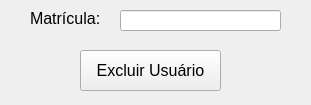
<?xml version="1.0" encoding="UTF-8"?>
<ui version="4.0">
 <class>tela_excluir_usuario</class>
 <widget class="QMainWindow" name="tela_excluir_usuario">
  <property name="geometry">
   <rect>
    <x>0</x>
    <y>0</y>
    <width>311</width>
    <height>105</height>
   </rect>
  </property>
  <property name="font">
   <font>
    <pointsize>12</pointsize>
   </font>
  </property>
  <property name="windowTitle">
   <string>Excluir Usuário</string>
  </property>
  <property name="tabShape">
   <enum>QTabWidget::Rounded</enum>
  </property>
  <widget class="QWidget" name="centralwidget">
   <widget class="QLineEdit" name="texto_matricula">
    <property name="geometry">
     <rect>
      <x>120</x>
      <y>10</y>
      <width>161</width>
      <height>21</height>
     </rect>
    </property>
    <property name="font">
     <font>
      <pointsize>12</pointsize>
     </font>
    </property>
    <property name="text">
     <string notr="true"/>
    </property>
    <property name="maxLength">
     <number>20</number>
    </property>
    <property name="placeholderText">
     <string notr="true"/>
    </property>
   </widget>
   <widget class="QPushButton" name="botao_login">
    <property name="geometry">
     <rect>
      <x>80</x>
      <y>50</y>
      <width>141</width>
      <height>41</height>
     </rect>
    </property>
    <property name="font">
     <font>
      <pointsize>12</pointsize>
     </font>
    </property>
    <property name="text">
     <string notr="true">Excluir Usuário</string>
    </property>
   </widget>
   <widget class="QLabel" name="label_matricula">
    <property name="geometry">
     <rect>
      <x>30</x>
      <y>10</y>
      <width>71</width>
      <height>16</height>
     </rect>
    </property>
    <property name="font">
     <font>
      <pointsize>12</pointsize>
     </font>
    </property>
    <property name="text">
     <string notr="true">Matrícula:</string>
    </property>
   </widget>
  </widget>
 </widget>
 <resources/>
 <connections/>
</ui>
